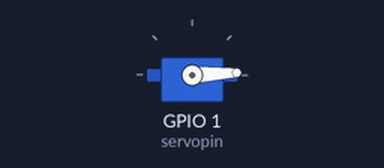
This sketch was run on a simulated ESP32. Parts: servo.

Above: at 0.05 s.
At 1.3 s:
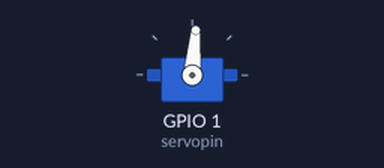
At 2.6 s:
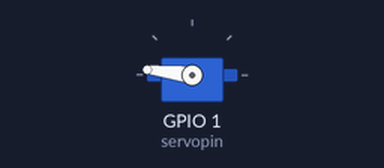
At 5.2 s:
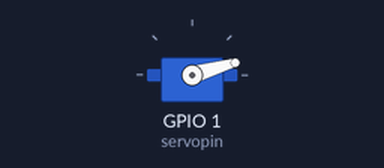
Timing chart, 0 to 7.1 s (numbered marks = the images above):
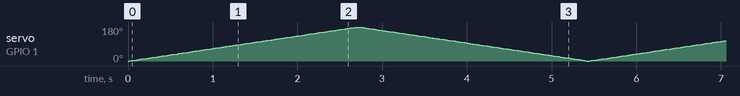

The sketch:

servodeneme.ino
```cpp
#include <ESP32Servo.h>
#define servopin D0
// DENEYAP KART VE DENEYAP MİNİ İÇİN DE KULLANILABİLİR PİNLERE DİKKATLİ OLUN

Servo servo1;

void setup() {
  servo1.attach(servopin);
}

void loop() {
  for (int i = 0; i <= 180; i += 1) {
    servo1.write(i);
    delay(15);
  }
  for (int j = 180; j >= 0; j -= 1) {
    servo1.write(j);
    delay(15);
  }
}
```
